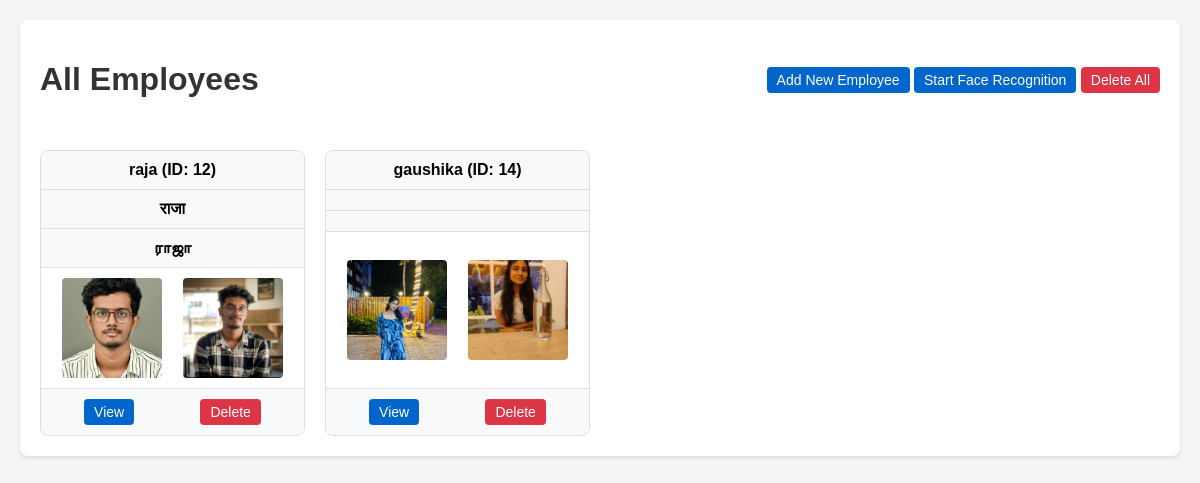
/viewAllUser/, run on an earlier commit of the app's database.
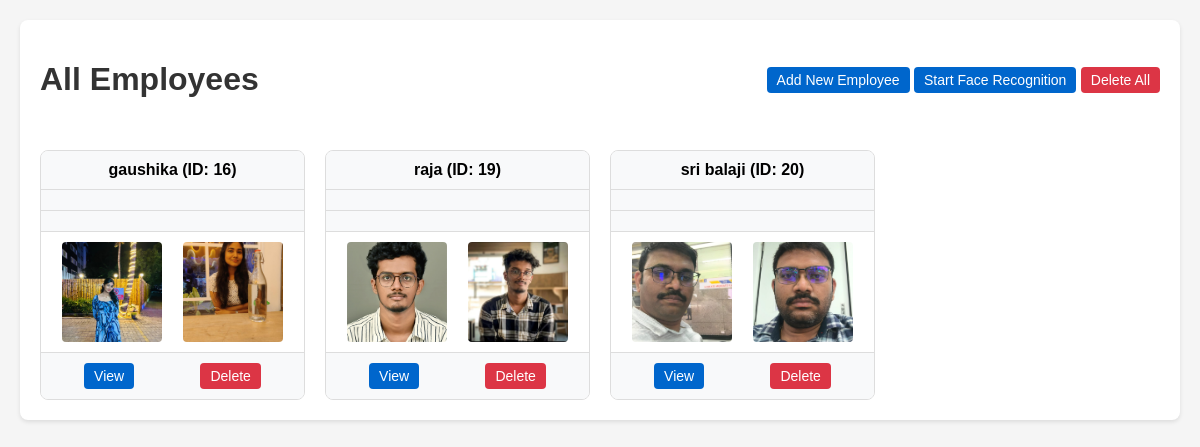
And on a later commit of the database.
### tables this page shows
CREATE TABLE employees (
                id INTEGER PRIMARY KEY AUTOINCREMENT,
                name TEXT NOT NULL,
                hindi_name TEXT,
                tamil_name TEXT,
                photo_path TEXT NOT NULL,
                photo_path2 TEXT NOT NULL

            );

### main.py (the view)
@app.get("/viewAllUser/", response_class=HTMLResponse)
async def view_all_user(request: Request):
    try:
        employees = get_all_employees(DB_NAME)
        ids = []
        names = []
        photo_paths = []
        photo_paths2 = []
        hindi_names=[]
        tamil_names=[]
        for employee in employees:
            emp_id, name, photo_path, photo_path2,hindi_name,tamil_name = employee
            ids.append(emp_id)
            names.append(name)
            photo_paths.append(photo_path.replace("uploads/", ""))
            photo_paths2.append(photo_path2.replace("uploads/", ""))
            hindi_names.append(hindi_name)
            tamil_names.append(tamil_name)
        return templates.TemplateResponse(
            "showUserall-c.html",
            {
                "request": request,
                "ids": ids,
                "name_list": names,
                "photopath_list": photo_paths,
                "photopath2_list": photo_paths2,
                "zip": zip,
                "hindi_name_list":hindi_names,
                "tamil_name_list":tamil_names
            }
        )
    except Exception as e:
        print(f"Error in viewuserall: {str(e)}")
        return HTMLResponse(
            content=f"""
            <html>
                <head><title>Error</title></head>
                <body>
                    <h1>Error Loading Data</h1>
                    <p>There was a problem retrieving the user data: {str(e)}</p>
                    <p><a href="/upload/">Return to upload form</a></p>
                </body>
            </html>
            """,
            status_code=500
        )

### templates/showUserall-c.html (shortened to what this page needs)
<!DOCTYPE html>
<html>
  <head>
  </head>
  <body>
    <div class="container">
      <div class="header-actions">
        <h1>All Employees</h1>
        <div>
          <a href="/upload/" class="btn btn-primary">Add New Employee</a>
          {% if name_list %}
          <a
            href="/detectFrame/"
            class="btn btn-primary"
            onclick="alert('Starting face recognition. Press Enter to exit when finished.')"
            >Start Face Recognition</a
          >
          <a
            href="/delAllUser/"
            class="btn btn-danger"
            onclick="return confirm('Are you sure you want to delete ALL employees?')"
            >Delete All</a
          >
          {% endif %}
        </div>
      </div>
      <div class="employee-grid">
        {% if name_list %} {% for id_val, name_val, photo1,
        photo2,hindi_name_value,tamil_name_value in zip(ids, name_list,
        photopath_list, photopath2_list,hindi_name_list,tamil_name_list) %}
        <div class="employee-card">
          <div class="employee-name">{{ name_val }} (ID: {{ id_val }})</div>
          <div class="employee-name">{{ hindi_name_value }}</div>
          <div class="employee-name">{{ tamil_name_value }}</div>
          <div class="photos">
            <img
              src="/uploads/{{ name_val }}/1.jpeg"
              alt="Photo 1 for {{ name_val }}"
              class="photo"
            />
            <img
              src="/uploads/{{ name_val }}/2.jpeg"
              alt="Photo 2 for {{ name_val }}"
              class="photo"
            />
          </div>
          <div class="actions">
            <a href="/viewUser/{{ id_val }}" class="btn btn-primary">View</a>
            <a
              href="/delUser/{{ id_val }}"
              class="btn btn-danger"
              onclick="return confirm('Delete {{ name_val }}?')"
              >Delete</a
            >
          </div>
        </div>
        {% endfor %} {% else %}
        <p class="no-employees">No employees found.</p>
        {% endif %}
      </div>
    </div>
  </body>
</html>

### templates/showUserall-c.html (style rules this page uses)
body { font-family: Arial, sans-serif; margin: 0; padding: 20px; background-color: #f5f5f5; }
.container { max-width: 1200px; margin: 0 auto; background-color: white; padding: 20px; border-radius: 8px; box-shadow: 0 2px 4px rgba(0, 0, 0, 0.1); }
h1 { color: #333; text-align: center; }
.employee-grid { display: grid; grid-template-columns: repeat(auto-fill, minmax(250px, 1fr)); gap: 20px; margin-top: 30px; }
.employee-card { border: 1px solid #ddd; border-radius: 8px; overflow: hidden; transition: transform 0.3s ease; display: flex; flex-direction: column; }
.employee-name { padding: 10px; background-color: #f8f9fa; text-align: center; font-weight: bold; border-bottom: 1px solid #ddd; }
.photos { display: flex; justify-content: space-around; padding: 10px; flex-grow: 1; align-items: center; }
.photo { width: 100px; height: 100px; object-fit: cover; border-radius: 4px; }
.actions { display: flex; justify-content: space-around; padding: 10px; background-color: #f8f9fa; border-top: 1px solid #ddd; }
.btn { padding: 5px 10px; border: none; border-radius: 4px; cursor: pointer; text-decoration: none; font-size: 14px; }
.btn-primary { background-color: #0066cc; color: white; }
.btn-danger { background-color: #dc3545; color: white; }
.header-actions { display: flex; justify-content: space-between; align-items: center; margin-bottom: 20px; flex-wrap: wrap; gap: 10px; }

What changed in the data, as far as the page shows it:
removed employees: name "raja", id "12", hindi_name "राजा", tamil_name "ராஜா", name (picture)
removed employees: name "gaushika", id "14", name (picture)
added employees: name "gaushika", id "16", name (picture)
added employees: name "raja", id "19", name (picture)
added employees: name "sri balaji", id "20", name (picture)
